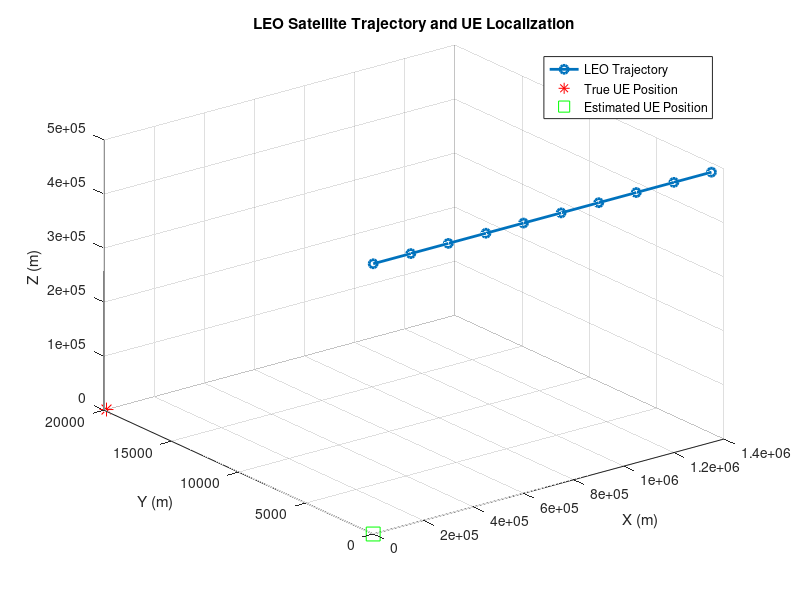
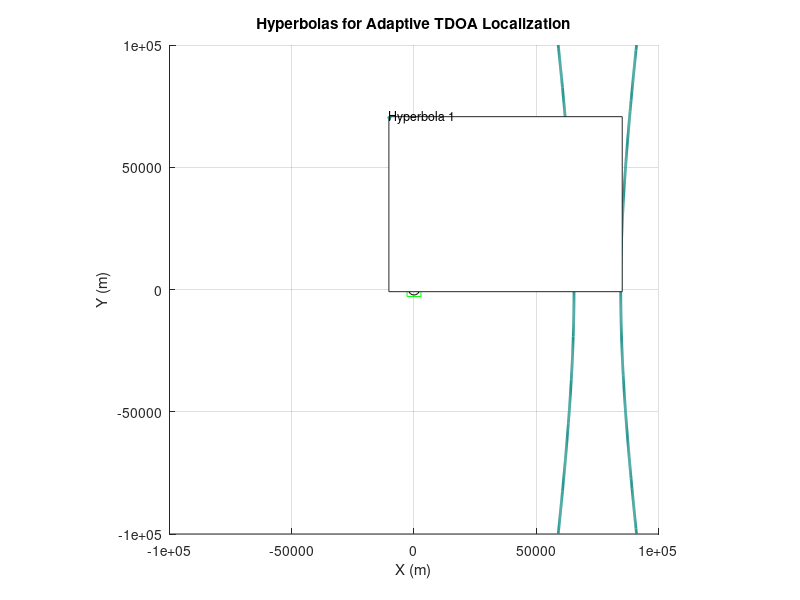

These figures' MATLAB source, in order: (Note: this script raises an error after producing the figures.)
% Constants
c = 3e8; % Speed of light (m/s)
Ti = 20; % Time interval between localization signals (s)
num_instants = 10; % Number of localization signals
leo_velocity = [7500, 0, 0]; % LEO satellite velocity (m/s) [vx, vy, vz]
leo_initial_position = [0, 0, 500e3]; % Initial position of LEO (x, y, z in meters)
ue_position = [1e4, 2e4, 0]; % Ground UE position (x, y, z in meters)
noise_std = 0; % Standard deviation for TDOA noise (seconds)

% Initialize variables
leo_positions = zeros(num_instants, 3);
toa = zeros(1, num_instants);

% LEO Position Updates
leo_positions(1, :) = leo_initial_position;
for i = 2:num_instants
    leo_positions(i, :) = leo_positions(i-1, :) + leo_velocity * Ti;
end

% TOA Calculation
for i = 1:num_instants
    distance = norm(leo_positions(i, :) - ue_position); % Distance between LEO and UE
    toa(i) = distance / c; % Time of arrival
end

% TDOA Calculation with Noise
tdoa = diff(toa); % TDOA between successive signals
tdoa_noisy = tdoa + noise_std * randn(size(tdoa)); % Add Gaussian noise

% UE Localization using TDOA
% Set up least-squares localization
% TDOA equation: ||UE - LEO_2|| - ||UE - LEO_1|| = c * TDOA
A = zeros(num_instants - 1, 3);
b = zeros(num_instants - 1, 1);

for i = 1:(num_instants - 1)
    L1 = leo_positions(i, :);
    L2 = leo_positions(i+1, :);
    dL = L2 - L1;
    A(i, :) = dL / norm(L2 - ue_position); % Approximation for small TDOA
    b(i) = c * tdoa_noisy(i) - (norm(L2 - ue_position) - norm(L1 - ue_position));
end

% Solve for UE position using least squares
ue_estimated = pinv(A) * b;

% Display Results
disp('True UE Position:');
disp(ue_position);
disp('Estimated UE Position:');
disp(ue_estimated);

% Visualization
figure;
plot3(leo_positions(:, 1), leo_positions(:, 2), leo_positions(:, 3), '-o', 'LineWidth', 2);
hold on;
plot3(ue_position(1), ue_position(2), ue_position(3), 'r*', 'MarkerSize', 10);
plot3(ue_estimated(1), ue_estimated(2), ue_estimated(3), 'gs', 'MarkerSize', 10);
grid on;
xlabel('X (m)');
ylabel('Y (m)');
zlabel('Z (m)');
title('LEO Satellite Trajectory and UE Localization');
legend('LEO Trajectory', 'True UE Position', 'Estimated UE Position');


% Adaptive Hyperbola Plotting for All Instants
figure;
hold on;
grid on;
axis equal;

% Define a grid for visualization
x_range = linspace(-1e5, 1e5, 500); % Adjust range as needed
y_range = linspace(-1e5, 1e5, 500);
[X, Y] = meshgrid(x_range, y_range);

% Iterate over each pair of TDOA instants to plot hyperbolas
for i = 1:(num_instants - 1)
    % LEO positions for the pair
    L1 = leo_positions(i, 1:2);   % Project to 2D (x, y)
    L2 = leo_positions(i+1, 1:2);
    
    % Distances for grid points
    R1 = sqrt((X - L1(1)).^2 + (Y - L1(2)).^2);
    R2 = sqrt((X - L2(1)).^2 + (Y - L2(2)).^2);
    
    % Hyperbolic equation
    hyperbola = abs(R1 - R2) - c * abs(tdoa_noisy(i));
    
    % Plot contour where hyperbolic equation is approximately zero
    contour(X, Y, hyperbola, [0 0], 'LineWidth', 2, ...
        'DisplayName', sprintf('Hyperbola %d', i));
end

% Plot LEO positions
plot(leo_positions(:, 1), leo_positions(:, 2), 'ko', 'MarkerSize', 8, ...
    'DisplayName', 'LEO Positions');

% Plot true and estimated UE positions
plot(ue_position(1), ue_position(2), 'r*', 'MarkerSize', 10, ...
    'DisplayName', 'True UE Position');
plot(ue_estimated(1), ue_estimated(2), 'gs', 'MarkerSize', 10, ...
    'DisplayName', 'Estimated UE Position');

% Labels and legend
xlabel('X (m)');
ylabel('Y (m)');
title('Hyperbolas for Adaptive TDOA Localization');
legend('show');